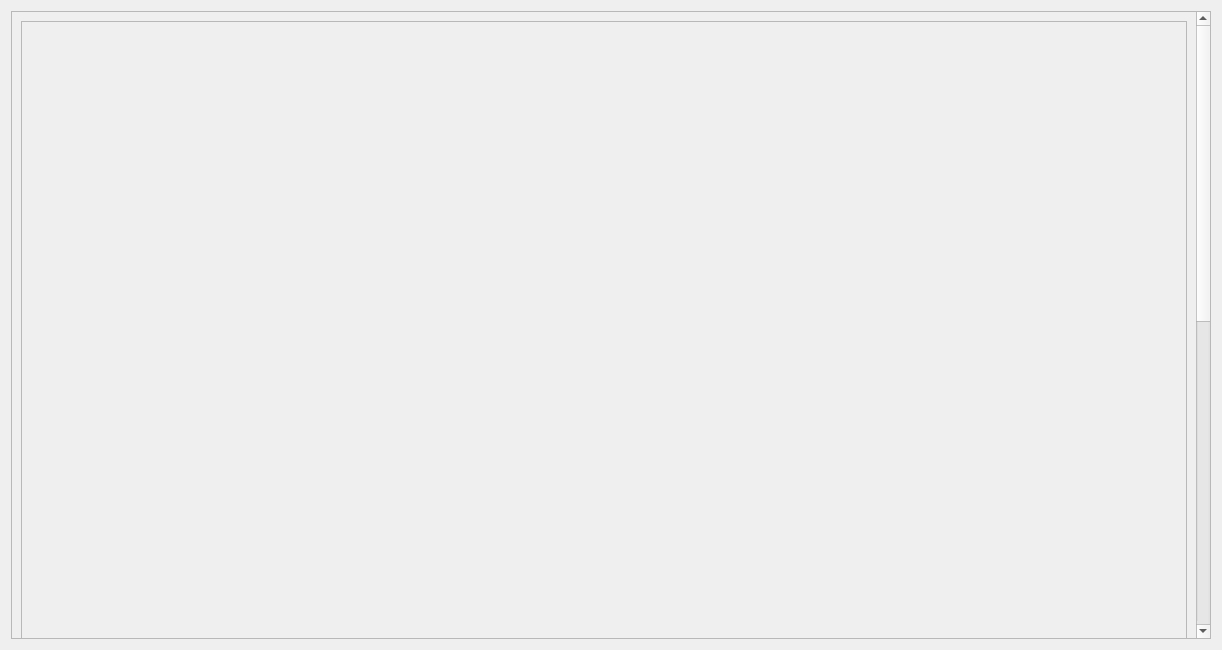
<?xml version="1.0" encoding="UTF-8"?>
<ui version="4.0">
 <class>our_team</class>
 <widget class="QDialog" name="our_team">
  <property name="geometry">
   <rect>
    <x>0</x>
    <y>0</y>
    <width>1222</width>
    <height>650</height>
   </rect>
  </property>
  <property name="windowTitle">
   <string>Dialog</string>
  </property>
  <widget class="QScrollArea" name="scrollArea">
   <property name="geometry">
    <rect>
     <x>11</x>
     <y>11</y>
     <width>1200</width>
     <height>628</height>
    </rect>
   </property>
   <property name="styleSheet">
    <string notr="true"/>
   </property>
   <property name="widgetResizable">
    <bool>true</bool>
   </property>
   <widget class="QWidget" name="scrollAreaWidgetContents">
    <property name="geometry">
     <rect>
      <x>0</x>
      <y>0</y>
      <width>1177</width>
      <height>1272</height>
     </rect>
    </property>
    <layout class="QHBoxLayout" name="horizontalLayout">
     <item>
      <widget class="QFrame" name="frame">
       <property name="minimumSize">
        <size>
         <width>0</width>
         <height>1250</height>
        </size>
       </property>
       <property name="styleSheet">
        <string notr="true"/>
       </property>
       <property name="frameShape">
        <enum>QFrame::StyledPanel</enum>
       </property>
       <property name="frameShadow">
        <enum>QFrame::Raised</enum>
       </property>
       <widget class="QLabel" name="label">
        <property name="geometry">
         <rect>
          <x>0</x>
          <y>0</y>
          <width>1200</width>
          <height>1250</height>
         </rect>
        </property>
        <property name="text">
         <string/>
        </property>
       </widget>
       <widget class="QPushButton" name="StartButtonPage2_2">
        <property name="geometry">
         <rect>
          <x>611</x>
          <y>60</y>
          <width>70</width>
          <height>50</height>
         </rect>
        </property>
        <property name="text">
         <string/>
        </property>
        <property name="flat">
         <bool>true</bool>
        </property>
       </widget>
       <widget class="QPushButton" name="AllButton_2">
        <property name="geometry">
         <rect>
          <x>66</x>
          <y>240</y>
          <width>41</width>
          <height>31</height>
         </rect>
        </property>
        <property name="text">
         <string/>
        </property>
        <property name="flat">
         <bool>true</bool>
        </property>
       </widget>
       <widget class="QPushButton" name="ExitButton_2">
        <property name="geometry">
         <rect>
          <x>1066</x>
          <y>60</y>
          <width>61</width>
          <height>50</height>
         </rect>
        </property>
        <property name="text">
         <string/>
        </property>
        <property name="flat">
         <bool>true</bool>
        </property>
       </widget>
       <widget class="QPushButton" name="AboutUsButtonPage2_2">
        <property name="geometry">
         <rect>
          <x>703</x>
          <y>60</y>
          <width>81</width>
          <height>50</height>
         </rect>
        </property>
        <property name="text">
         <string/>
        </property>
        <property name="flat">
         <bool>true</bool>
        </property>
       </widget>
       <widget class="QPushButton" name="BackButton_3">
        <property name="geometry">
         <rect>
          <x>76</x>
          <y>59</y>
          <width>201</width>
          <height>61</height>
         </rect>
        </property>
        <property name="text">
         <string/>
        </property>
        <property name="flat">
         <bool>true</bool>
        </property>
       </widget>
       <widget class="QPushButton" name="ElramlyButton_2">
        <property name="geometry">
         <rect>
          <x>147</x>
          <y>243</y>
          <width>120</width>
          <height>30</height>
         </rect>
        </property>
        <property name="text">
         <string/>
        </property>
        <property name="flat">
         <bool>true</bool>
        </property>
       </widget>
       <widget class="QPushButton" name="BounsButton_3">
        <property name="geometry">
         <rect>
          <x>483</x>
          <y>242</y>
          <width>91</width>
          <height>30</height>
         </rect>
        </property>
        <property name="text">
         <string/>
        </property>
        <property name="flat">
         <bool>true</bool>
        </property>
       </widget>
      </widget>
     </item>
    </layout>
   </widget>
  </widget>
 </widget>
 <resources/>
 <connections/>
</ui>
